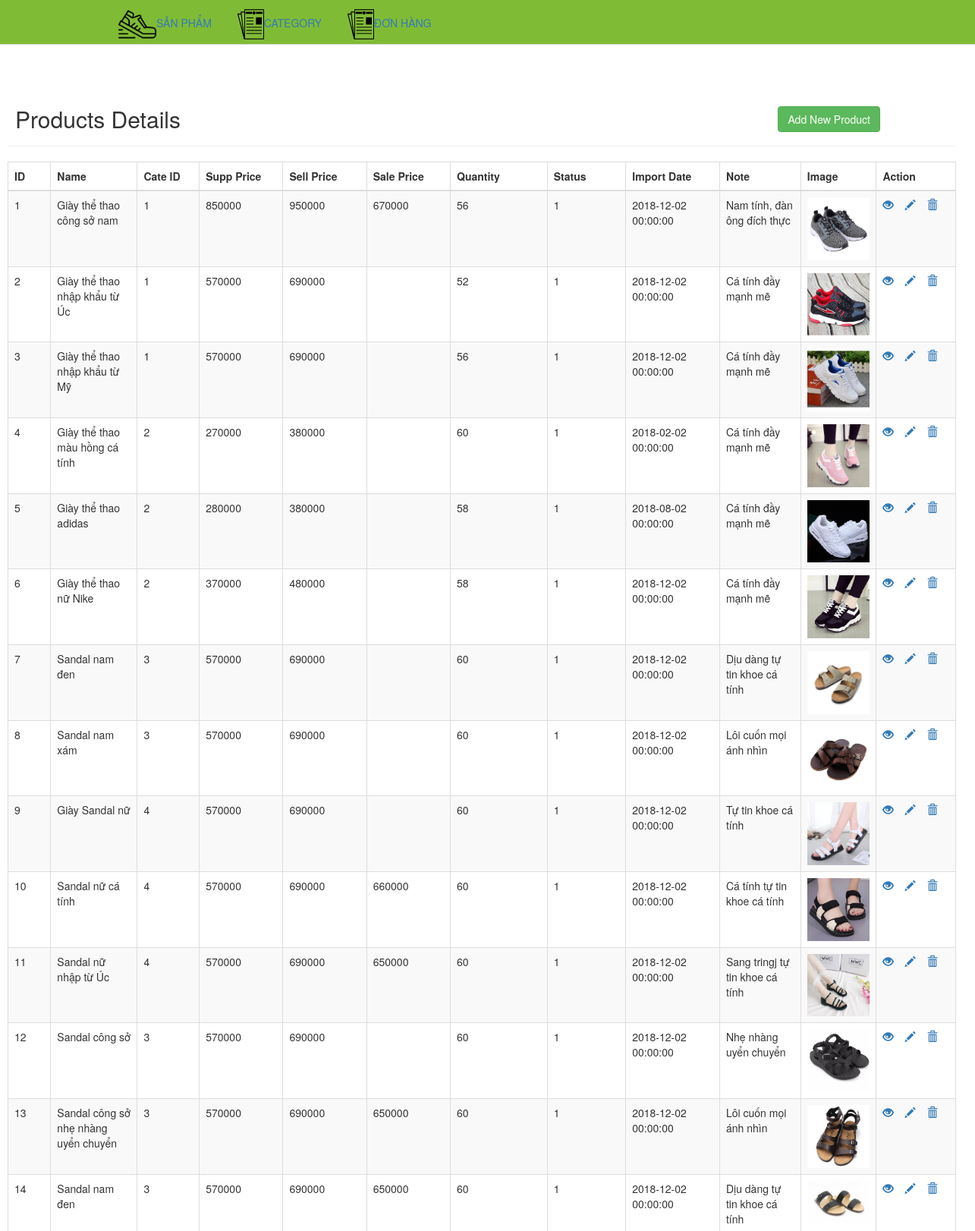
Page /trangProduct.php (upper part) on the committed database.
### tables this page shows
CREATE TABLE `products` (
  `prod_id` int(11) NOT NULL,
  `prod_name` varchar(255) DEFAULT NULL,
  `image` varchar(255) DEFAULT NULL,
  `cat_id` int(11) NOT NULL,
  `sup_price` int(11) NOT NULL,
  `sell_price` int(11) NOT NULL,
  `sale_price` int(11) DEFAULT NULL,
  `quantity` int(11) DEFAULT NULL,
  `status` int(11) DEFAULT NULL,
  `imported_date` datetime DEFAULT NULL,
  `note` varchar(255) DEFAULT NULL,
  `views` int(11) DEFAULT NULL,
  `favorite` int(11) DEFAULT NULL
);

### trangProduct.php (the view, shortened to what this page needs)
<!DOCTYPE html>
<html lang="en">
<head>
    <link rel="stylesheet" href="https://maxcdn.bootstrapcdn.com/bootstrap/3.3.7/css/bootstrap.css">
</head>
<body>
    <?php
    include('indexQK.php');
    include('connect.php');
     ?>
    <div class="wrapper">
        <div class="container-fluid">
            <div class="row">
                <div class="col-md-12">
                    <div class="page-header clearfix">
                        <h2 class="pull-left" style="margin-left: 10px">Products Details</h2>
                        <a href="insertProduct.php" class="btn btn-success pull-right" style="margin-right: 100px">Add New Product</a>
                    </div>
                    <?php
                    $sql = "SELECT * FROM PRODUCTS";
                    if($result = mysqli_query($connect, $sql)){
                        if(mysqli_num_rows($result) > 0){
                            echo "<table class='table table-bordered table-striped'>";
                                echo "<thead>";
                                    echo "<tr>";
                                        echo "<th>ID</th>";
                                        echo "<th>Name</th>";
                                        echo "<th>Cate ID</th>";
                                        echo "<th>Supp Price</th>";
                                        echo "<th>Sell Price</th>";
                                        echo "<th>Sale Price</th>";
                                        echo "<th>Quantity</th>";
                                        echo "<th>Status</th>";
                                        echo "<th>Import Date</th>";
                                        echo "<th>Note</th>";
                                        echo "<th>Image</th>";
                                        echo "<th>Action</th>";
                                        echo "</tr>";
                                echo "</thead>";
                                echo "<tbody>";
                                while($row = mysqli_fetch_array($result)){
                                    echo "<tr>";
                                        echo "<td>" . $row['prod_id'] . "</td>";
                                        echo "<td>" . $row['prod_name'] . "</td>";
                                        echo "<td>" . $row['cat_id'] . "</td>";
                                        echo "<td>" . $row['sup_price'] . "</td>";
                                        echo "<td>" . $row['sell_price'] . "</td>";
                                        echo "<td>" . $row['sale_price'] . "</td>";
                                        echo "<td>" . $row['quantity'] . "</td>";
                                        echo "<td>" . $row['status'] . "</td>";
                                        echo "<td>" . $row['imported_date'] . "</td>";
                                        echo "<td>" . $row['note'] . "</td>";
                                        $image = $row['image'];
                                        echo "<td>" ."<img hight ='100px' wight ='100px' src='$image' >". "</td>";
                                        echo "<td>";
                                            echo "<a href='viewProduct.php?prod_id=". $row['prod_id'] ."' title='View Product' data-toggle='tooltip'><span class='glyphicon glyphicon-eye-open'></span></a>";
                                            echo "<a href='updateProduct.php?prod_id=". $row['prod_id'] ."' title='Update Product' data-toggle='tooltip'><span class='glyphicon glyphicon-pencil'></span></a>";
                                            echo "<a href='deleteProduct.php?prod_id=". $row['prod_id'] ."' title='Delete Product' data-toggle='tooltip'><span class='glyphicon glyphicon-trash'></span></a>";
                                        echo "</td>";
                                    echo "</tr>";
                                }
                                echo "</tbody>";
                            echo "</table>";
                        } else{
                            echo "<p class='lead'><em>No records were found.</em></p>";
                        }
                    } else{
                        echo "ERROR: Could not able to execute $sql. " . mysqli_error($connect);
                    }
                    ?>
                </div>
            </div>
        </div>
    </div>
</body>
</html>

### css/test.css (style rules this page uses)
* { padding: 0px; margin: 0px; }
div { padding: 0px; margin: 0px; }
a { text-decoration: none; }
img { max-height: 100%; max-width: 100%; transition: 0.75s }

### trangProduct.php (style rules this page uses)
.wrapper { width: 1250px; margin: 0 auto; margin-left: 10px; margin-right: 10px; }
.page-header h2 { margin-top: 0; }
th,td { width: 30px; }
table tr td:last-child a { margin-right: 15px; }

### rows in the picture
products: prod_id "1", prod_name "Giày thể thao công sở nam", cat "1", sup_price "850000", sell_price "950000", sale_price "670000", quantity "56", status "1", imported_date "2018-12-02 00:00:00", note "Nam tính, đàn ông đích thực", image (picture)
products: prod_id "2", prod_name "Giày thể thao nhập khẩu từ Úc", cat "1", sup_price "570000", sell_price "690000", quantity "52", status "1", imported_date "2018-12-02 00:00:00", note "Cá tính đầy mạnh mẽ", image (picture)
products: prod_id "3", prod_name "Giày thể thao nhập khẩu từ Mỹ", cat "1", sup_price "570000", sell_price "690000", quantity "56", status "1", imported_date "2018-12-02 00:00:00", note "Cá tính đầy mạnh mẽ", image (picture)
products: prod_id "4", prod_name "Giày thể thao màu hồng cá tính", cat "2", sup_price "270000", sell_price "380000", quantity "60", status "1", imported_date "2018-02-02 00:00:00", note "Cá tính đầy mạnh mẽ", image (picture)
products: prod_id "5", prod_name "Giày thể thao adidas", cat "2", sup_price "280000", sell_price "380000", quantity "58", status "1", imported_date "2018-08-02 00:00:00", note "Cá tính đầy mạnh mẽ", image (picture)
products: prod_id "6", prod_name "Giày thể thao nữ Nike", cat "2", sup_price "370000", sell_price "480000", quantity "58", status "1", imported_date "2018-12-02 00:00:00", note "Cá tính đầy mạnh mẽ", image (picture)
products: prod_id "7", prod_name "Sandal nam đen", cat "3", sup_price "570000", sell_price "690000", quantity "60", status "1", imported_date "2018-12-02 00:00:00", note "Dịu dàng tự tin khoe cá tính", image (picture)
products: prod_id "8", prod_name "Sandal nam xám", cat "3", sup_price "570000", sell_price "690000", quantity "60", status "1", imported_date "2018-12-02 00:00:00", note "Lôi cuốn mọi ánh nhìn", image (picture)
products: prod_id "9", prod_name "Giày Sandal nữ", cat "4", sup_price "570000", sell_price "690000", quantity "60", status "1", imported_date "2018-12-02 00:00:00", note "Tự tin khoe cá tính", image (picture)
products: prod_id "10", prod_name "Sandal nữ cá tính", cat "4", sup_price "570000", sell_price "690000", sale_price "660000", quantity "60", status "1", imported_date "2018-12-02 00:00:00", note "Cá tính tự tin khoe cá tính", image (picture)
products: prod_id "11", prod_name "Sandal nữ nhập từ Úc", cat "4", sup_price "570000", sell_price "690000", sale_price "650000", quantity "60", status "1", imported_date "2018-12-02 00:00:00", note "Sang tringj tự tin khoe cá tính", image (picture)
products: prod_id "12", prod_name "Sandal công sở", cat "3", sup_price "570000", sell_price "690000", quantity "60", status "1", imported_date "2018-12-02 00:00:00", note "Nhẹ nhàng uyển chuyển", image (picture)
products: prod_id "13", prod_name "Sandal công sở nhẹ nhàng uyển chuyển", cat "3", sup_price "570000", sell_price "690000", sale_price "650000", quantity "60", status "1", imported_date "2018-12-02 00:00:00", note "Lôi cuốn mọi ánh nhìn", image (picture)
products: prod_id "14", prod_name "Sandal nam đen", cat "3", sup_price "570000", sell_price "690000", sale_price "650000", quantity "60", status "1", imported_date "2018-12-02 00:00:00", note "Dịu dàng tự tin khoe cá tính", image (picture)
